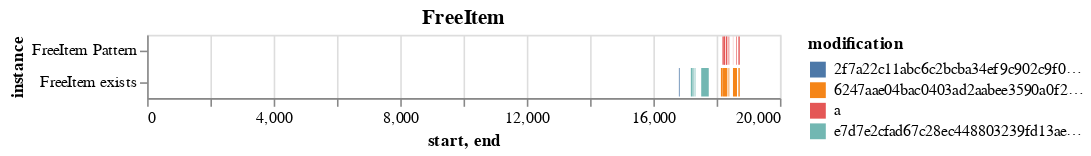
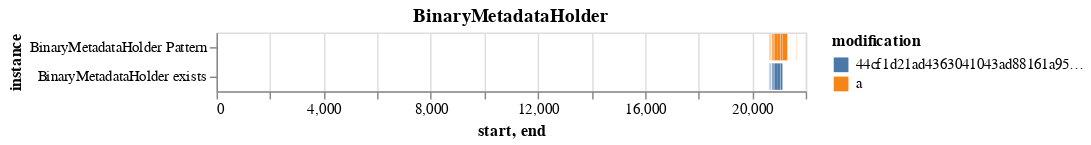
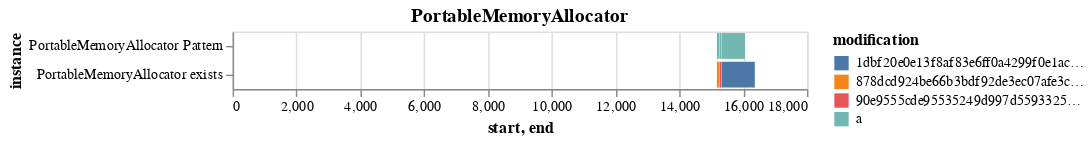
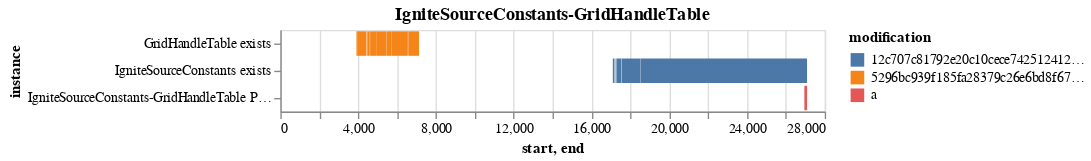

Write notebook code for charts like these, in order.
### Code cell
for x in parser.get_detected_patterns('Flyweight'): 
    display(parser.git_pattern_instance_timeline(x, 'Flyweight'))

### Figure 1 — Vega-Lite specification as saved in the notebook (floating-point values rounded to 4 significant figures)
{"config": {"view": {"continuousWidth": 400, "continuousHeight": 300}}, "data": {"name": "data-0d69f4242f6d6cc191ccbdd0b3fdc527"}, "mark": "bar", "encoding": {"color": {"type": "nominal", "field": "modification"}, "x": {"type": "quantitative", "field": "start"}, "x2": {"field": "end"}, "y": {"type": "nominal", "field": "instance"}}, "title": "FreeItem", "$schema": "https://vega.github.io/schema/vega-lite/v4.8.1.json", "datasets": {"data-0d69f4242f6d6cc191ccbdd0b3fdc527": [{"instance": "FreeItem exists", "modification": "2f7a22c11abc6c2bcba34ef9c902c9f0c607c85c", "start": 16807, "end": 16829}, {"instance": "FreeItem exists", "modification": "2f7a22c11abc6c2bcba34ef9c902c9f0c607c85c", "start": 16831, "end": 16835}, {"instance": "FreeItem exists", "modification": "e7d7e2cfad67c28ec448803239fd13ae8fbfa26e", "start": 17184, "end": 17242}, {"instance": "FreeItem exists", "modification": "e7d7e2cfad67c28ec448803239fd13ae8fbfa26e", "start": 17266, "end": 17286}, {"instance": "FreeItem exists", "modification": "e7d7e2cfad67c28ec448803239fd13ae8fbfa26e", "start": 17299, "end": 17300}, {"instance": "FreeItem exists", "modification": "e7d7e2cfad67c28ec448803239fd13ae8fbfa26e", "start": 17304, "end": 17304}, {"instance": "FreeItem exists", "modification": "e7d7e2cfad67c28ec448803239fd13ae8fbfa26e", "start": 17306, "end": 17328}, {"instance": "FreeItem exists", "modification": "e7d7e2cfad67c28ec448803239fd13ae8fbfa26e", "start": 17512, "end": 17751}, {"instance": "FreeItem Pattern", "modification": "a", "start": 18175, "end": 18193}, {"instance": "FreeItem exists", "modification": "6247aae04bac0403ad2aabee3590a0f23bfbbe2c", "start": 18135, "end": 18193}, {"instance": "FreeItem Pattern", "modification": "a", "start": 18201, "end": 18225}, {"instance": "FreeItem Pattern", "modification": "a", "start": 18227, "end": 18269}, {"instance": "FreeItem Pattern", "modification": "a", "start": 18293, "end": 18338}, {"instance": "FreeItem exists", "modification": "6247aae04bac0403ad2aabee3590a0f23bfbbe2c", "start": 18201, "end": 18338}, {"instance": "FreeItem Pattern", "modification": "a", "start": 18376, "end": 18399}, {"instance": "FreeItem exists", "modification": "6247aae04bac0403ad2aabee3590a0f23bfbbe2c", "start": 18376, "end": 18399}, {"instance": "FreeItem Pattern", "modification": "a", "start": 18511, "end": 18512}, {"instance": "FreeItem exists", "modification": "6247aae04bac0403ad2aabee3590a0f23bfbbe2c", "start": 18511, "end": 18512}, {"instance": "FreeItem Pattern", "modification": "a", "start": 18516, "end": 18522}, {"instance": "FreeItem Pattern", "modification": "a", "start": 18623, "end": 18643}, {"instance": "FreeItem exists", "modification": "6247aae04bac0403ad2aabee3590a0f23bfbbe2c", "start": 18516, "end": 18643}, {"instance": "FreeItem Pattern", "modification": "a", "start": 18679, "end": 18682}, {"instance": "FreeItem exists", "modification": "6247aae04bac0403ad2aabee3590a0f23bfbbe2c", "start": 18679, "end": 18682}, {"instance": "FreeItem Pattern", "modification": "a", "start": 18688, "end": 18731}, {"instance": "FreeItem exists", "modification": "6247aae04bac0403ad2aabee3590a0f23bfbbe2c", "start": 18688, "end": 18731}]}}

### Figure 2 — Vega-Lite specification as saved in the notebook (floating-point values rounded to 4 significant figures)
{"config": {"view": {"continuousWidth": 400, "continuousHeight": 300}}, "data": {"name": "data-6b7cc1f24d271efcde31aebbb2825930"}, "mark": "bar", "encoding": {"color": {"type": "nominal", "field": "modification"}, "x": {"type": "quantitative", "field": "start"}, "x2": {"field": "end"}, "y": {"type": "nominal", "field": "instance"}}, "title": "BinaryMetadataHolder", "$schema": "https://vega.github.io/schema/vega-lite/v4.8.1.json", "datasets": {"data-6b7cc1f24d271efcde31aebbb2825930": [{"instance": "BinaryMetadataHolder Pattern", "start": 20616, "end": 20617, "modification": "a"}, {"instance": "BinaryMetadataHolder exists", "start": 20616, "end": 20617, "modification": "44cf1d21ad4363041043ad88161a954c738f20eb"}, {"instance": "BinaryMetadataHolder Pattern", "start": 20650, "end": 20661, "modification": "a"}, {"instance": "BinaryMetadataHolder exists", "start": 20650, "end": 20661, "modification": "44cf1d21ad4363041043ad88161a954c738f20eb"}, {"instance": "BinaryMetadataHolder Pattern", "start": 20665, "end": 20667, "modification": "a"}, {"instance": "BinaryMetadataHolder exists", "start": 20665, "end": 20667, "modification": "44cf1d21ad4363041043ad88161a954c738f20eb"}, {"instance": "BinaryMetadataHolder Pattern", "start": 20669, "end": 20682, "modification": "a"}, {"instance": "BinaryMetadataHolder exists", "start": 20669, "end": 20682, "modification": "44cf1d21ad4363041043ad88161a954c738f20eb"}, {"instance": "BinaryMetadataHolder Pattern", "start": 20735, "end": 20744, "modification": "a"}, {"instance": "BinaryMetadataHolder exists", "start": 20735, "end": 20744, "modification": "44cf1d21ad4363041043ad88161a954c738f20eb"}, {"instance": "BinaryMetadataHolder Pattern", "start": 20746, "end": 20762, "modification": "a"}, {"instance": "BinaryMetadataHolder exists", "start": 20746, "end": 20762, "modification": "44cf1d21ad4363041043ad88161a954c738f20eb"}, {"instance": "BinaryMetadataHolder Pattern", "start": 20766, "end": 20803, "modification": "a"}, {"instance": "BinaryMetadataHolder exists", "start": 20766, "end": 20803, "modification": "44cf1d21ad4363041043ad88161a954c738f20eb"}, {"instance": "BinaryMetadataHolder Pattern", "start": 20829, "end": 20958, "modification": "a"}, {"instance": "BinaryMetadataHolder exists", "start": 20829, "end": 20958, "modification": "44cf1d21ad4363041043ad88161a954c738f20eb"}, {"instance": "BinaryMetadataHolder Pattern", "start": 20963, "end": 21038, "modification": "a"}, {"instance": "BinaryMetadataHolder exists", "start": 20963, "end": 21038, "modification": "44cf1d21ad4363041043ad88161a954c738f20eb"}, {"instance": "BinaryMetadataHolder Pattern", "start": 21056, "end": 21130, "modification": "a"}, {"instance": "BinaryMetadataHolder exists", "start": 21056, "end": 21130, "modification": "44cf1d21ad4363041043ad88161a954c738f20eb"}, {"instance": "BinaryMetadataHolder Pattern", "start": 21135, "end": 21304, "modification": "a"}, {"instance": "BinaryMetadataHolder Pattern", "start": 21329, "end": 21337, "modification": "a"}, {"instance": "BinaryMetadataHolder Pattern", "start": 21447, "end": 21449, "modification": "a"}, {"instance": "BinaryMetadataHolder Pattern", "start": 21667, "end": 21676, "modification": "a"}]}}

### Figure 3 — Vega-Lite specification as saved in the notebook (floating-point values rounded to 4 significant figures)
{"config": {"view": {"continuousWidth": 400, "continuousHeight": 300}}, "data": {"name": "data-97a48e7111e49be6c7c365f375f0bce7"}, "mark": "bar", "encoding": {"color": {"type": "nominal", "field": "modification"}, "x": {"type": "quantitative", "field": "start"}, "x2": {"field": "end"}, "y": {"type": "nominal", "field": "instance"}}, "title": "PortableMemoryAllocator", "$schema": "https://vega.github.io/schema/vega-lite/v4.8.1.json", "datasets": {"data-97a48e7111e49be6c7c365f375f0bce7": [{"instance": "PortableMemoryAllocator Pattern", "start": 15176, "end": 15251, "modification": "a"}, {"instance": "PortableMemoryAllocator exists", "start": 15176, "end": 15251, "modification": "878dcd924be66b3bdf92de3ec07afe3cafc4dc82"}, {"instance": "PortableMemoryAllocator Pattern", "start": 15259, "end": 15319, "modification": "a"}, {"instance": "PortableMemoryAllocator exists", "start": 15259, "end": 15319, "modification": "90e9555cde95535249d997d55933255283cf26e2"}, {"instance": "PortableMemoryAllocator Pattern", "start": 15325, "end": 16056, "modification": "a"}, {"instance": "PortableMemoryAllocator exists", "start": 15325, "end": 16364, "modification": "1dbf20e0e13f8af83e6ff0a4299f0e1ac335c8de"}]}}

### Figure 4 — Vega-Lite specification as saved in the notebook (floating-point values rounded to 4 significant figures)
{"config": {"view": {"continuousWidth": 400, "continuousHeight": 300}}, "data": {"name": "data-6dd8e8a48ce857827778d68ad89f9f17"}, "mark": "bar", "encoding": {"color": {"type": "nominal", "field": "modification"}, "x": {"type": "quantitative", "field": "start"}, "x2": {"field": "end"}, "y": {"type": "nominal", "field": "instance"}}, "title": "IgniteSourceConstants-GridHandleTable", "$schema": "https://vega.github.io/schema/vega-lite/v4.8.1.json", "datasets": {"data-6dd8e8a48ce857827778d68ad89f9f17": [{"instance": "GridHandleTable exists", "modification": "5296bc939f185fa28379c26e6bd8f672dca3043f", "start": 3913, "end": 3947}, {"instance": "GridHandleTable exists", "modification": "5296bc939f185fa28379c26e6bd8f672dca3043f", "start": 3949, "end": 4403}, {"instance": "GridHandleTable exists", "modification": "5296bc939f185fa28379c26e6bd8f672dca3043f", "start": 4415, "end": 4416}, {"instance": "GridHandleTable exists", "modification": "5296bc939f185fa28379c26e6bd8f672dca3043f", "start": 4418, "end": 4437}, {"instance": "GridHandleTable exists", "modification": "5296bc939f185fa28379c26e6bd8f672dca3043f", "start": 4439, "end": 4449}, {"instance": "GridHandleTable exists", "modification": "5296bc939f185fa28379c26e6bd8f672dca3043f", "start": 4454, "end": 4471}, {"instance": "GridHandleTable exists", "modification": "5296bc939f185fa28379c26e6bd8f672dca3043f", "start": 4473, "end": 4598}, {"instance": "GridHandleTable exists", "modification": "5296bc939f185fa28379c26e6bd8f672dca3043f", "start": 4616, "end": 4963}, {"instance": "GridHandleTable exists", "modification": "5296bc939f185fa28379c26e6bd8f672dca3043f", "start": 4969, "end": 5456}, {"instance": "GridHandleTable exists", "modification": "5296bc939f185fa28379c26e6bd8f672dca3043f", "start": 5459, "end": 5703}, {"instance": "GridHandleTable exists", "modification": "5296bc939f185fa28379c26e6bd8f672dca3043f", "start": 5707, "end": 6518}, {"instance": "GridHandleTable exists", "modification": "5296bc939f185fa28379c26e6bd8f672dca3043f", "start": 6520, "end": 6562}, {"instance": "GridHandleTable exists", "modification": "5296bc939f185fa28379c26e6bd8f672dca3043f", "start": 6567, "end": 6578}, {"instance": "GridHandleTable exists", "modification": "5296bc939f185fa28379c26e6bd8f672dca3043f", "start": 6581, "end": 7130}, {"instance": "GridHandleTable exists", "modification": "5296bc939f185fa28379c26e6bd8f672dca3043f", "start": 7132, "end": 7132}, {"instance": "IgniteSourceConstants exists", "modification": "12c707c81792e20c10cece742512412a7f24dcfb", "start": 17100, "end": 17185}, {"instance": "IgniteSourceConstants exists", "modification": "12c707c81792e20c10cece742512412a7f24dcfb", "start": 17241, "end": 17269}, {"instance": "IgniteSourceConstants exists", "modification": "12c707c81792e20c10cece742512412a7f24dcfb", "start": 17284, "end": 17520}, {"instance": "IgniteSourceConstants exists", "modification": "12c707c81792e20c10cece742512412a7f24dcfb", "start": 17522, "end": 17532}, {"instance": "IgniteSourceConstants exists", "modification": "12c707c81792e20c10cece742512412a7f24dcfb", "start": 17534, "end": 17545}, {"instance": "IgniteSourceConstants exists", "modification": "12c707c81792e20c10cece742512412a7f24dcfb", "start": 17558, "end": 18522}, {"instance": "IgniteSourceConstants-GridHandleTable Pattern", "modification": "a", "start": 26951, "end": 27089}, {"instance": "IgniteSourceConstants exists", "modification": "12c707c81792e20c10cece742512412a7f24dcfb", "start": 18529, "end": 27089}]}}
